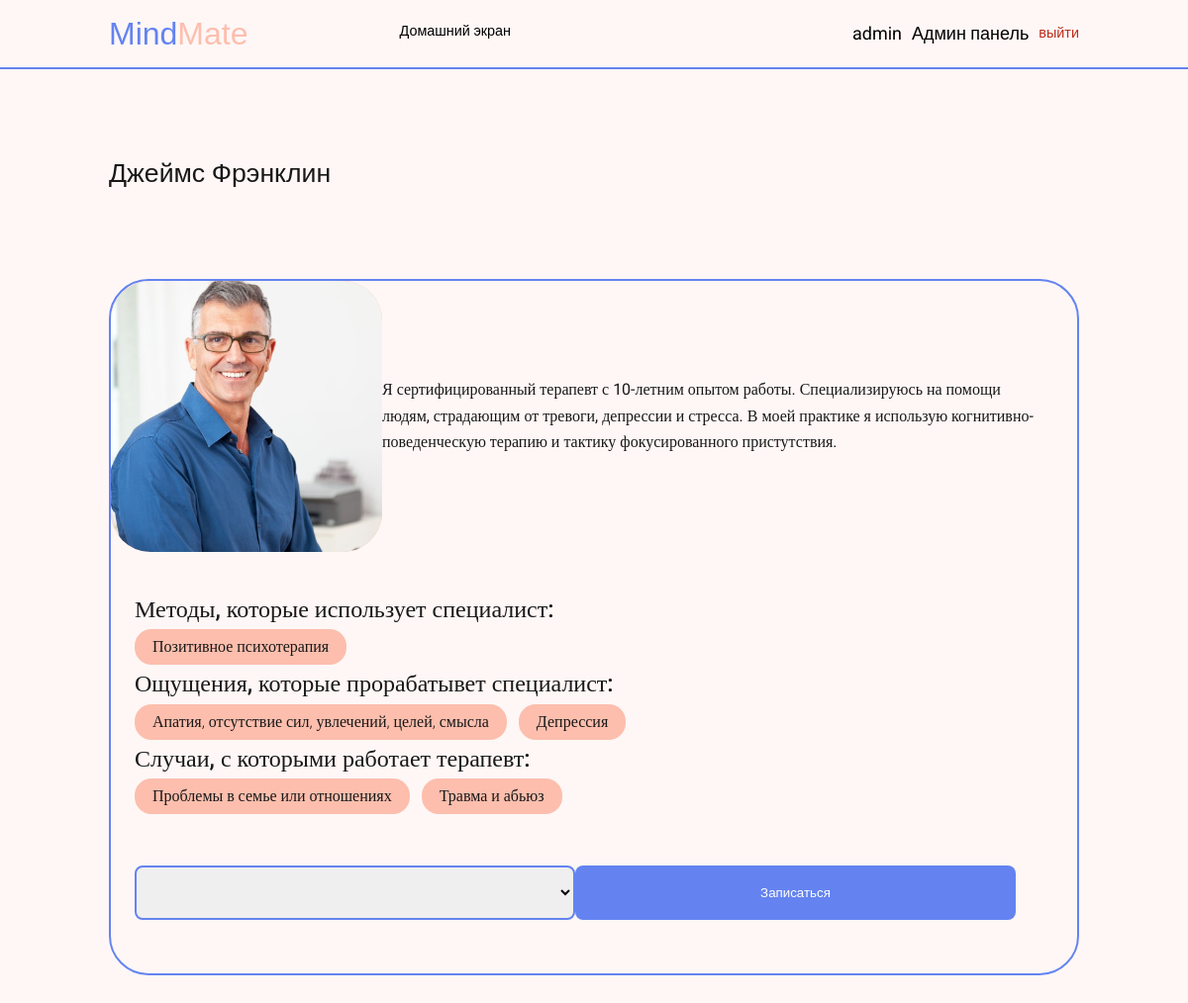
Screenshot of /therapists/1/ (signed in) with the database file from the repository.
### users/models.py (models this page shows, shortened)
class User(AbstractUser):
    photo = models.ImageField(upload_to='users_images', null=True, blank=True)
    user_type = models.CharField(max_length=10, null=True)
    description = models.TextField(null=True, blank=True)

### records/models.py (models this page shows, shortened)
class Therapist(models.Model):
    user = models.OneToOneField(User, on_delete=models.CASCADE, related_name='therapist', null=True)
    first_name = models.CharField(max_length=128, null=True, blank=True)
    last_name = models.CharField(max_length=128, null=True, blank=True)
    email = models.CharField(max_length=128)
    methods = models.ManyToManyField(Methods)
    feelings = models.ManyToManyField(Feelings)
    events = models.ManyToManyField(Events)
    photo = models.ImageField(upload_to='user_images', blank=True, null=True)
    description = models.TextField(null=True, blank=True)
    history = HistoricalRecords()
    def get_records(self):
        return self.records_set.filter(date__gte=datetime.now()).order_by('date', 'time')

class Methods(models.Model):
    name = models.CharField(max_length=128)
    description = models.TextField(null=True, blank=True)
    def __str__(self):
        return self.name

class Feelings(models.Model):
    name = models.CharField(max_length=128)
    description = models.TextField(null=True, blank=True)
    def __str__(self):
        return self.name

class Events(models.Model):
    name = models.CharField(max_length=128)
    description = models.TextField(null=True, blank=True)
    average_rating = models.DecimalField(max_digits=3, decimal_places=2, default=0.0)
    ratings_count = models.IntegerField(default=0)
    def __str__(self):
        return self.name

### records/views.py (the view)
# urls.py: path('therapists/<int:therapist_id>/', therapist_profile, name='therapist_profile'),
@login_required(login_url='users/login/')
def therapist_profile(request, therapist_id):
    therapist = get_object_or_404(Therapist, pk=therapist_id)
    records = therapist.get_records()
    context = {
        'records': records,
        'therapist': therapist
    }
    return render(request, 'records/therapist_profile.html', context)

### records/templates/records/therapist_profile.html (shortened to what this page needs)
{% extends 'records/base.html' %}
{% load static %}
{% block css %}
    <link rel="stylesheet" href="{% static '/vendor/css/therapists_profile.css' %}"/>
{% endblock %}
{% block content %}
    <div class="profile__inner inner">
        <div class="container">
            <h1 class="profile__heading heading">{{ therapist.first_name }} {{ therapist.last_name }}</h1>
            <div class="profile__box">
                <div class="profile__top">
                    <img style="object-fit: cover" src="{% if therapist.photo.url %}{{ therapist.photo.url }}{% endif %}" alt="" class="profile__img"/>
                    <div class="description">
                        {{ therapist.description }}
                    </div>
                </div>
                <div class="profile_down">
                    <p class="sub_heading">
                        Методы, которые использует специалист:
                    </p>
                    <ul class="profile__ul">
                        {% for method in therapist.methods.all %}
                            <li class="profile__ul-item">
                                <p class="profile__ul-p">{{ method }}</p>
                            </li>
                        {% endfor %}
                    </ul>
                    <p class="sub_heading">
                        Ощущения, которые прорабатывет специалист:
                    </p>
                    <ul class="profile__ul">
                        {% for feeling in therapist.feelings.all %}
                            <li class="profile__ul-item">
                                <p class="profile__ul-p">{{ feeling }}</p>
                            </li>
                        {% endfor %}
                    </ul>
                    <p class="sub_heading">Случаи, с которыми работает терапевт:</p>
                    <ul class="profile__ul">
                        {% for event in therapist.events.all %}
                            <li class="profile__ul-item">
                                <p class="profile__ul-p">{{ event }}</p>
                            </li>
                        {% endfor %}
                    </ul>
                    <form class="profile__form" action="{% url 'record_update' %}" method="post">
                        <select required class="profile_form-select" name="record_id" id="record_id">
                        </select>
                        <button class="profile__form-submit" type="submit">
                            Записаться
                        </button>
                    </form>
                </div>
            </div>
        </div>
    </div>
{% endblock %}

### records/templates/records/base.html (shortened to what this page needs)
{% load static %}
<!DOCTYPE html>
<html lang="en">
<head>
    <link rel="stylesheet" href="{% static '/vendor/css/reset.css' %}"/>
    {% block css %}
    {% endblock %}
</head>
<body>
<div class="wrapper">
    <header class="header">
        <div class="container">
            <div class="header__inner">
                <a href="{% url 'index' %}" class="header__logo"><span class="header__logo-span">Mind</span>Mate</a>
                <nav class="nav">
                    <ul class="nav__ul">
                        <li class="nav__ul-item">
                            <a href="{% url 'index' %}" class="nav__ul-link"
                            >Домашний экран</a
                            >
                        </li>
                    </ul>
                    <div class="user_menu">
                        <a href="{% url 'users:profile' %}" class="nav__account">{{ user.username }}</a>
                        {% if user.is_superuser %}
                            <a href="{% url 'admin:index' %}" class="nav__account">Админ панель</a>
                        {% endif %}
                        <a class="nav__logout" href="{% url 'users:logout' %}">выйти</a>
                    </div>
                </nav>
            </div>
        </div>
    </header>
    <main class="main">
        {% block content %}
        {% endblock %}
    </main>
</div>
</body>
</html>

### rows the page displays
User: username "admin"
Therapist: first_name "Джеймс", last_name "Фрэнклин", photo (picture), description "Я сертифицированный терапевт с 10-летним опытом работы. Специализируюсь на помощи людям, страдающим от тревоги, депрессии и стресса. В моей практике я использую когнитивно-поведенческую терапию и тактику фокусированного пристутствия."
Methods: name "Позитивное психотерапия"
Feelings: name "Апатия, отсутствие сил, увлечений, целей, смысла"
Feelings: name "Депрессия"
Events: name "Проблемы в семье или отношениях"
Events: name "Травма и абьюз"
